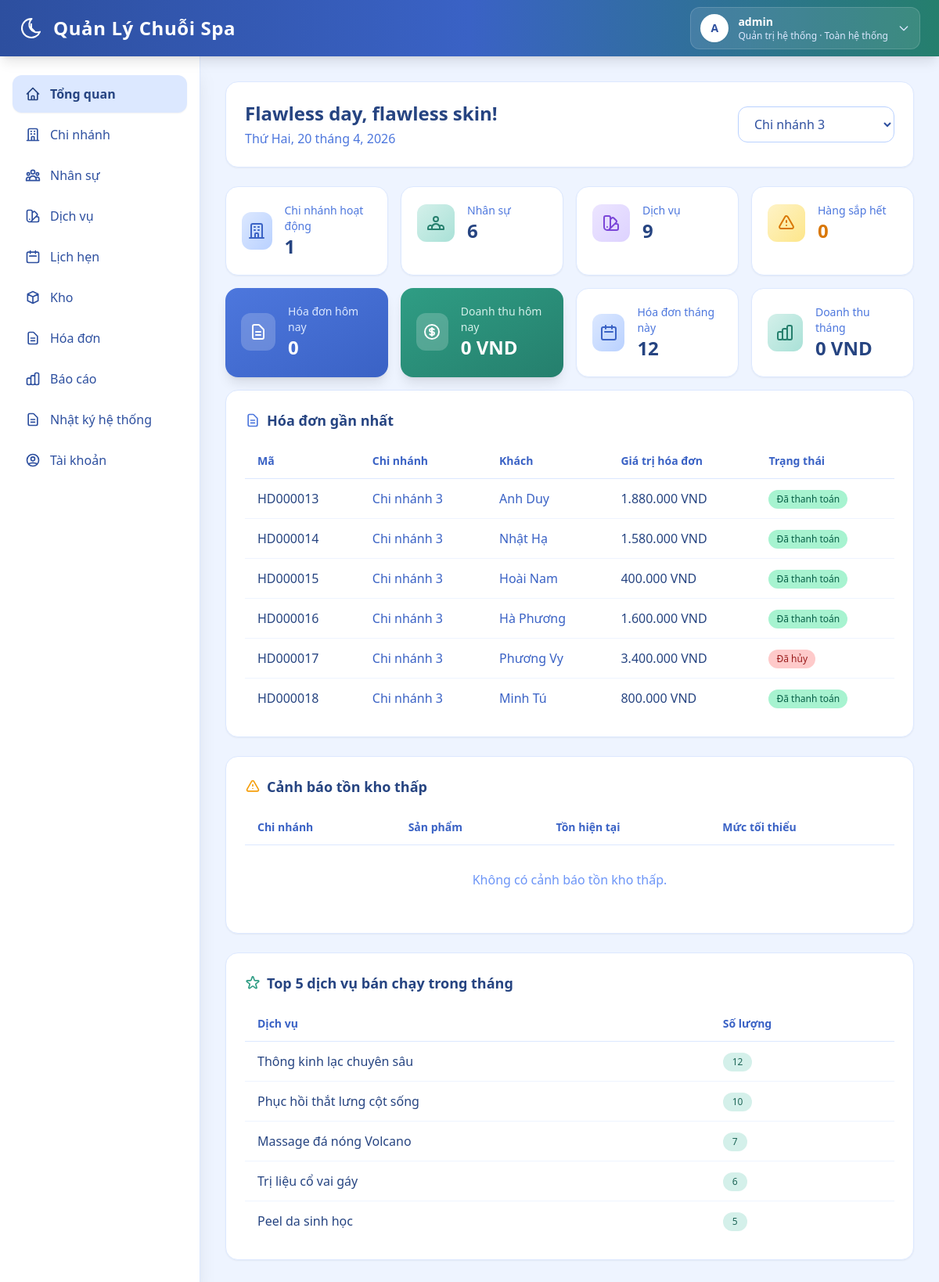
The page /web/dashboard?branch_id=3 (signed in) on the database as committed earlier.
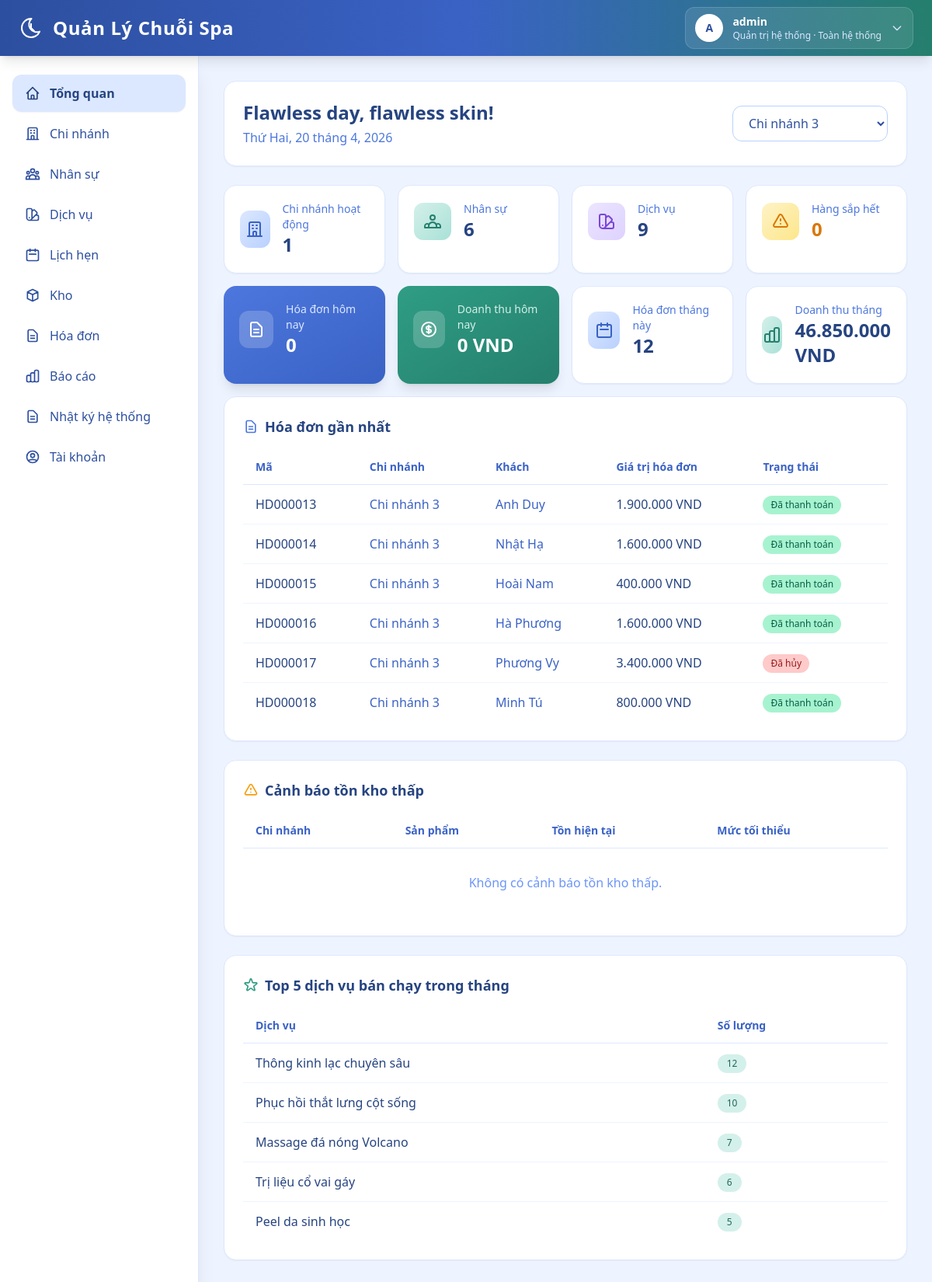
The same page on the database as committed later.
### backend/models.py (models this page shows)
class TimestampMixin:
    created_at = db.Column(db.DateTime, nullable=False, default=datetime.utcnow)

class Invoice(db.Model, TimestampMixin):
    __tablename__ = "invoices"
    id = db.Column(db.Integer, primary_key=True)
    code = db.Column(db.String(32), nullable=False, unique=True, index=True)
    branch_id = db.Column(db.Integer, db.ForeignKey("branches.id"), nullable=False, index=True)
    staff_id = db.Column(db.Integer, db.ForeignKey("staffs.id"), nullable=True, index=True)
    customer_id = db.Column(db.Integer, db.ForeignKey("customers.id"), nullable=True, index=True)
    appointment_id = db.Column(db.Integer, db.ForeignKey("appointments.id"), nullable=True, unique=True, index=True)
    customer_name = db.Column(db.String(255), nullable=True)
    customer_phone = db.Column(db.String(32), nullable=True)
    subtotal_amount = db.Column(db.Numeric(12, 2), nullable=False, default=0)
    discount_amount = db.Column(db.Numeric(12, 2), nullable=False, default=0)
    tax_amount = db.Column(db.Numeric(12, 2), nullable=False, default=0)
    total_amount = db.Column(db.Numeric(12, 2), nullable=False, default=0)
    paid_amount = db.Column(db.Numeric(12, 2), nullable=False, default=0)
    balance_amount = db.Column(db.Numeric(12, 2), nullable=False, default=0)
    refund_amount = db.Column(db.Numeric(12, 2), nullable=False, default=0)
    status = db.Column(db.String(32), nullable=False, default="paid", index=True)
    payment_status = db.Column(db.String(32), nullable=False, default="paid", index=True)
    payment_method = db.Column(db.String(32), nullable=True)
    note = db.Column(db.String(500), nullable=True)
    canceled_reason = db.Column(db.String(500), nullable=True)
    canceled_at = db.Column(db.DateTime, nullable=True)
    inventory_consumed_at = db.Column(db.DateTime, nullable=True)
    last_action_by = db.Column(db.String(64), nullable=True)
    branch = db.relationship("Branch", lazy="joined")
    staff = db.relationship("Staff", lazy="joined")
    customer = db.relationship("Customer", lazy="joined")
    appointment = db.relationship("Appointment", back_populates="invoice", lazy="joined")
    items = db.relationship("InvoiceItem", back_populates="invoice", cascade="all,delete-orphan")
    payments = db.relationship("InvoicePayment", back_populates="invoice", cascade="all,delete-orphan")

class Branch(db.Model, TimestampMixin):
    __tablename__ = "branches"
    id = db.Column(db.Integer, primary_key=True)
    branch_code = db.Column(db.String(16), nullable=True, unique=True, index=True)
    name = db.Column(db.String(255), nullable=False, unique=True)
    address = db.Column(db.String(500), nullable=True)
    phone = db.Column(db.String(32), nullable=True, unique=True)
    manager_staff_id = db.Column(db.Integer, db.ForeignKey("staffs.id"), nullable=True, index=True)
    status = db.Column(db.String(32), nullable=False, default="active")
    manager_staff = db.relationship("Staff", foreign_keys=[manager_staff_id], lazy="joined")

### backend/web_modules/tong_quan.py (the view)
@web_bp.get("/dashboard")
@roles_required("super_admin", "branch_manager")
def dashboard():
    scope_ids = get_current_branch_scope()
    if not scope_ids:
        return redirect(url_for("web.login"))
    user = g.web_user
    view_mode = parse_text(request.args.get("view")).lower()
    selected_branch_id = parse_int(request.args.get("branch_id"))
    if user.is_super_admin and selected_branch_id is None and view_mode == "branch":
        selected_branch_id = g.active_branch_id if g.active_branch_id in scope_ids else None
    branch_options = []
    if user.is_super_admin:
        branch_options = list_scope_branches(scope_ids, order_by="name")
        if selected_branch_id in scope_ids:
            data_scope = [selected_branch_id]
            active_branch = next((row for row in branch_options if row.id == selected_branch_id), None)
            scope_title = active_branch.name if active_branch else "Chi nhánh"
        else:
            selected_branch_id = None
            data_scope = scope_ids
            scope_title = "Toàn chuỗi"
    else:
        active_id = g.active_branch_id if g.active_branch_id in scope_ids else scope_ids[0]
        selected_branch_id = active_id
        data_scope = [active_id]
        active_branch = db.session.get(Branch, active_id)
        scope_title = active_branch.name if active_branch else "Chi nhánh"
    branch_count = (
        Branch.query.filter(Branch.id.in_(data_scope), Branch.status == "active").count() if data_scope else 0
    )
    staff_count = (
        Staff.query.filter(Staff.branch_id.in_(data_scope), Staff.status == "active").count() if data_scope else 0
    )
    service_count = (
        Service.query.filter(Service.branch_id.in_(data_scope), Service.status == "active").count()
        if data_scope
        else 0
    )
    low_stock_count = (
        db.session.query(func.count(InventoryStock.id))
        .join(InventoryItem, InventoryStock.item_id == InventoryItem.id)
        .filter(
            InventoryStock.branch_id.in_(data_scope),
            InventoryItem.status == "active",
            InventoryStock.quantity <= InventoryItem.min_stock,
        )
        .scalar()
    )
    today = date.today()
    weekday_names = [
        "Thứ Hai",
        "Thứ Ba",
        "Thứ Tư",
        "Thứ Năm",
        "Thứ Sáu",
        "Thứ Bảy",
        "Chủ Nhật",
    ]
    today_label_vi = f"{weekday_names[today.weekday()]}, {today.day} tháng {today.month}, {today.year}"
    month_key = f"{today.year:04d}-{today.month:02d}"
    today_invoice_count = (
        Invoice.query.filter(
            Invoice.branch_id.in_(data_scope),
            Invoice.status != "canceled",
            func.date(Invoice.created_at) == today.isoformat(),
        ).count()
    )
    month_invoice_count = (
        Invoice.query.filter(
            Invoice.branch_id.in_(data_scope),
            Invoice.status != "canceled",
            func.strftime("%Y-%m", Invoice.created_at) == month_key,
        ).count()
    )
    month_revenue = (
        db.session.query(func.coalesce(func.sum(Invoice.paid_amount), 0))
        .filter(
            Invoice.branch_id.in_(data_scope),
            Invoice.status != "canceled",
            func.strftime("%Y-%m", Invoice.created_at) == month_key,
        )
        .scalar()
    )
    today_revenue = (
        db.session.query(func.coalesce(func.sum(Invoice.paid_amount), 0))
        .filter(
            Invoice.branch_id.in_(data_scope),
            Invoice.status != "canceled",
            func.date(Invoice.created_at) == today.isoformat(),
        )
        .scalar()
    )
    top_branch_row = query_branch_revenue_by_month(data_scope, month_key, desc=True)
    weak_branch_row = query_branch_revenue_by_month(data_scope, month_key, desc=False)
    recent_invoices = (
        Invoice.query.filter(Invoice.branch_id.in_(data_scope))
        .order_by(Invoice.id.asc())
        .limit(6)
        .all()
    )
    low_stock_rows = (
        db.session.query(Branch.name, InventoryItem.name, InventoryStock.quantity, InventoryItem.min_stock)
        .join(InventoryStock, InventoryStock.branch_id == Branch.id)
        .join(InventoryItem, InventoryItem.id == InventoryStock.item_id)
        .filter(
            Branch.id.in_(data_scope),
            InventoryItem.status == "active",
            InventoryStock.quantity <= InventoryItem.min_stock,
        )
        .order_by(Branch.name.asc(), InventoryStock.quantity.asc())
        .limit(8)
        .all()
    )
    top_service_rows = (
        db.session.query(
            InvoiceItem.service_name,
            func.coalesce(func.sum(InvoiceItem.qty), 0).label("qty"),
        )
        .join(Invoice, Invoice.id == InvoiceItem.invoice_id)
        .filter(
            Invoice.branch_id.in_(data_scope),
            Invoice.status != "canceled",
            func.strftime("%Y-%m", Invoice.created_at) == month_key,
        )
        .group_by(InvoiceItem.service_name)
        .order_by(func.coalesce(func.sum(InvoiceItem.qty), 0).desc())
        .limit(5)
        .all()
    )
    return render_template(
        "web/dashboard.html",
        scope_title=scope_title,
        today_label_vi=today_label_vi,
        branch_options=branch_options,
        selected_branch_id=selected_branch_id,
        branch_count=branch_count,
        staff_count=staff_count,
        service_count=service_count,
        low_stock_count=int(low_stock_count or 0),
        today_invoice_count=today_invoice_count,
        month_invoice_count=month_invoice_count,
        month_revenue=month_revenue,
        today_revenue=today_revenue,
        top_branch_name=top_branch_row[0] if top_branch_row else "-",
        weak_branch_name=weak_branch_row[0] if weak_branch_row else "-",
        recent_invoices=recent_invoices,
        low_stock_rows=low_stock_rows,
        top_service_rows=top_service_rows,
    )

### backend/models.py (called while the page is built)
    @property
    def is_super_admin(self) -> bool:
        return self.role == "super_admin"

### backend/web.py (called while the page is built)
def parse_text(value: str | None) -> str:
    return (value or "").strip()

def parse_int(value):
    try:
        return int(value)
    except (TypeError, ValueError):
        return None

def fmt_money(value):
    return f"{float(value or 0):,.0f} VND".replace(",", ".")

def role_label(role: str) -> str:
    return ROLE_LABELS.get(role, role)

def can_access_menu_for_user(user: User | None, menu_key: str) -> bool:
    if not user:
        return False
    return menu_key in ROLE_MENU_ACCESS.get(user.role, set())

def list_scope_branches(scope_ids: list[int], order_by: str = "name") -> list[Branch]:
    if not scope_ids:
        return []
    query = Branch.query.filter(Branch.id.in_(scope_ids))
    if order_by == "id":
        query = query.order_by(Branch.id.asc())
    else:
        query = query.order_by(Branch.name.asc())
    return query.all()

def login_required(fn):
    @wraps(fn)
    def wrapper(*args, **kwargs):
        if not getattr(g, "web_user", None):
            return redirect(url_for("web.login"))
        return fn(*args, **kwargs)
    return wrapper

### backend/templates/web/dashboard.html (shortened to what the changed rows need)
{% extends "web/base.html" %}
{% block content %}
  <section class="bg-white rounded-2xl shadow-sm border border-spa-100 p-6 mb-6">
    <div class="flex flex-col md:flex-row md:items-center md:justify-between gap-4">
      <div>
        <h2 class="text-2xl font-bold text-spa-800">Flawless day, flawless skin!</h2>
      </div>
    </div>
  </section>
  <section class="grid grid-cols-1 sm:grid-cols-2 lg:grid-cols-4 gap-4 mb-4">
    <article class="bg-white rounded-2xl shadow-sm border border-spa-100 p-5 hover:shadow-md transition-shadow">
      <div class="flex items-center gap-4">
        <div>
          <p class="text-sm text-spa-500">Doanh thu tháng</p>
          <p class="text-2xl font-bold text-spa-800">{{ fmt_money(month_revenue) }}</p>
        </div>
      </div>
    </article>
  </section>
  <section class="bg-white rounded-2xl shadow-sm border border-spa-100 p-6 mb-6">
    <div class="overflow-x-auto">
      <table class="w-full">
        <thead>
          <tr class="border-b border-spa-100">
            <th class="text-left py-3 px-4 text-sm font-semibold text-spa-600">Mã</th>
            <th class="text-left py-3 px-4 text-sm font-semibold text-spa-600">Chi nhánh</th>
            <th class="text-left py-3 px-4 text-sm font-semibold text-spa-600">Khách</th>
            <th class="text-left py-3 px-4 text-sm font-semibold text-spa-600">Giá trị hóa đơn</th>
            <th class="text-left py-3 px-4 text-sm font-semibold text-spa-600">Trạng thái</th>
          </tr>
        </thead>
        <tbody class="divide-y divide-spa-50">
          {% for row in recent_invoices %}
            {% set row_status = 'canceled' if row.status == 'canceled' else 'paid' %}
            <tr class="hover:bg-spa-50/50 transition-colors">
              <td class="py-3 px-4 text-spa-800 font-medium">{{ row.code }}</td>
              <td class="py-3 px-4 text-spa-600">{{ row.branch.name if row.branch else '-' }}</td>
              <td class="py-3 px-4 text-spa-600">{{ row.customer_name or '-' }}</td>
              <td class="py-3 px-4 text-spa-800 font-medium">{{ fmt_money(row.total_amount) }}</td>
              <td class="py-3 px-4">
                <span class="inline-flex items-center whitespace-nowrap px-2.5 py-0.5 rounded-full text-xs font-medium leading-5
                  {% if row_status == 'paid' %}bg-emerald-200 text-emerald-800
                  {% elif row_status == 'canceled' %}bg-red-200 text-red-800
                  {% else %}bg-spa-100 text-spa-700{% endif %}">
                  {{ invoice_status_labels.get(row_status, row_status) }}
                </span>
              </td>
            </tr>
          {% else %}
            <tr><td colspan="5" class="py-8 text-center text-spa-400">Không có dữ liệu.</td></tr>
          {% endfor %}
        </tbody>
      </table>
    </div>
  </section>
  <section class="bg-white rounded-2xl shadow-sm border border-spa-100 p-6 mb-6">
    <div class="overflow-x-auto">
      <table class="w-full">
        <thead>
          <tr class="border-b border-spa-100">
            <th class="text-left py-3 px-4 text-sm font-semibold text-spa-600">Chi nhánh</th>
            <th class="text-left py-3 px-4 text-sm font-semibold text-spa-600">Sản phẩm</th>
            <th class="text-left py-3 px-4 text-sm font-semibold text-spa-600">Tồn hiện tại</th>
            <th class="text-left py-3 px-4 text-sm font-semibold text-spa-600">Mức tối thiểu</th>
          </tr>
        </thead>
      </table>
    </div>
  </section>
  <section class="bg-white rounded-2xl shadow-sm border border-spa-100 p-6">
    <div class="overflow-x-auto">
      <table class="w-full">
        <thead>
          <tr class="border-b border-spa-100">
            <th class="text-left py-3 px-4 text-sm font-semibold text-spa-600">Dịch vụ</th>
            <th class="text-left py-3 px-4 text-sm font-semibold text-spa-600">Số lượng</th>
          </tr>
        </thead>
      </table>
    </div>
  </section>
{% endblock %}

Rows that differ between the two databases and show on the page:
changed Invoice "HD000013": total_amount "1.880.000 VND" → "1.900.000 VND"
changed Invoice "HD000014": total_amount "1.580.000 VND" → "1.600.000 VND"
Other text that changed with them:
{{ fmt_money(month_revenue) }}: "0 VND" → "46.850.000 VND"
